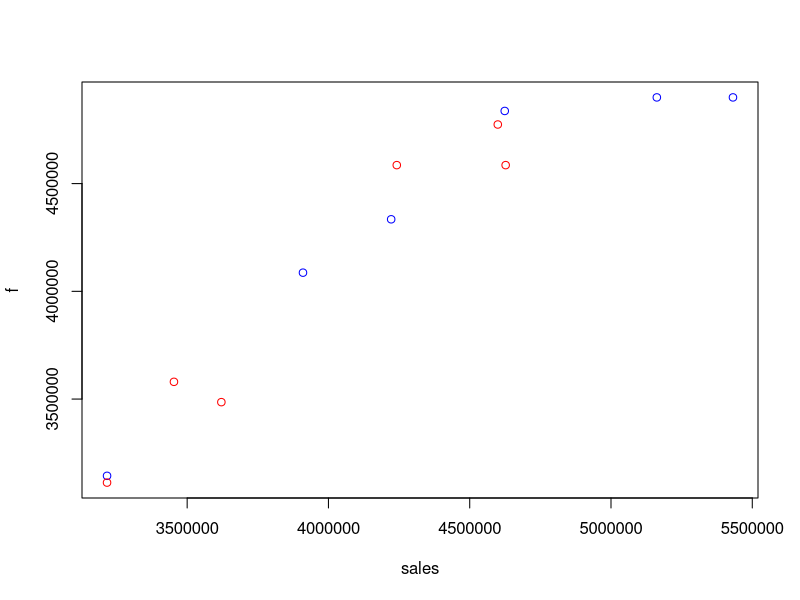

This figure's R source:
month <- c(37, 38, 39, 40, 41, 42, 43, 44, 45, 46, 47, 48)
sales <- c(3216483, 3453239, 5431651, 4241851, 3909887, 3216438, 4222005, 3621034, 5162201, 4627177, 4623945, 4599368)
promotion_expenses <- c(121, 128, 170, 160, 151, 120, 152, 125, 170, 160, 168, 166)
competition_promotion <- c(1, 0, 0, 0, 1, 1, 0, 0, 0, 0, 0, 0)

input <- data.frame(sales, promotion_expenses, competition_promotion)
# print(length(month),length(sales),length(promotion_expenses),length(promotion))
model <- lm(sales ~ promotion_expenses + competition_promotion, data = input)
# print(model)

predict_input <- data.frame(promotion_expenses, competition_promotion)
f <- predict(model, predict_input)

cat("Forecasting Model : \n y - f", (sales - f), "\n\n\n(y - f)/y", (sales - f) / sales)

rmse <- sqrt(sum((sales - f)^2) / length(sales))
mape <- (sum((sales - f) / sales) / length(sales)) * 100
cat("\n\nRMSE : ", rmse, "MAPE :", mape)
plot(sales, f, col=c("blue","red"))